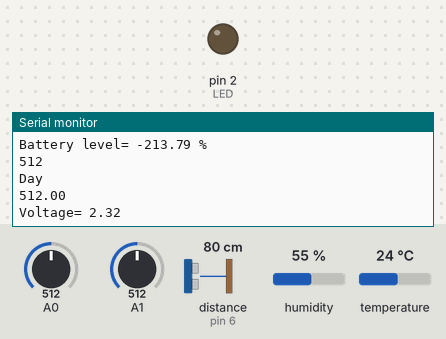
A sketch run on a simulated Arduino Uno, built with avr-gcc and run on an emulated ATmega328P. On the bench: output pins drawn as LEDs (lit = HIGH), the last lines printed to the serial monitor. Inputs (shaded band) come from the test bench; at power-on: A1 = 512, A0 = 512, distance to the obstacle (sensor on pin 6) 80 cm, humidity 55 %, temperature 24 °C. The echo pulse lasts 58.3 µs per cm.

Above: at 1.2 s.
1.3 s: A1 set to 655
At 2.2 s:
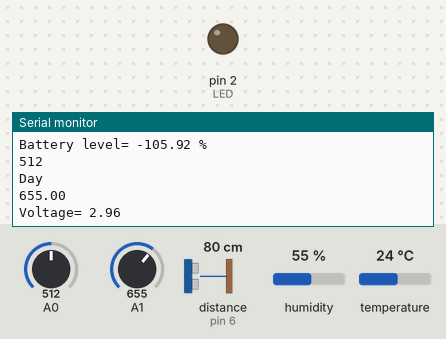
2.8 s: A1 set to 681
At 3.6 s:
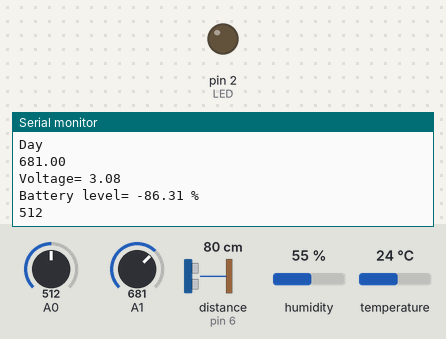
5.8 s: A0 set to 157
At 6.4 s:
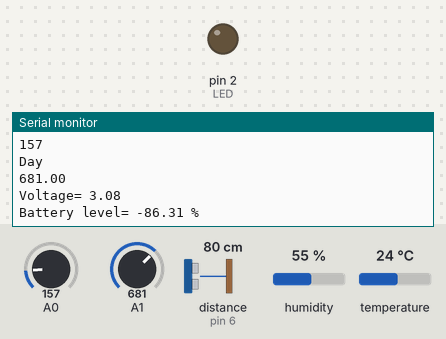
8.8 s: A0 set to 144
At 9.4 s:
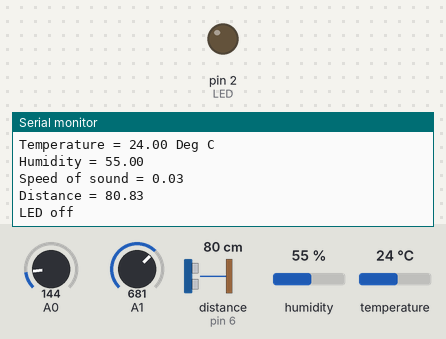
Timing chart, 0 to 11.3 s (numbered marks = the images above; inputs shaded):
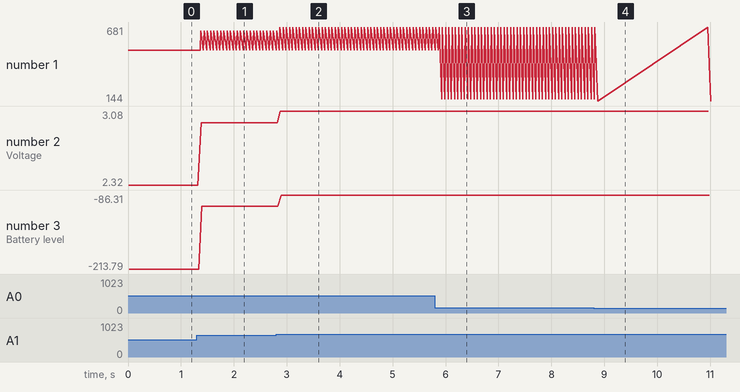

Measured:
- the behaviour switches between 662 and 663 on A1 (found by bisection; images 1 and 2)
- the behaviour switches between 151 and 150 on A0 (found by bisection; images 3 and 4)
- after the input at 1.3 s, the serial monitor: prints a new line after 0.07 s (image 1)
- after the input at 2.8 s, the serial monitor: prints a new line after 0.07 s (image 2)
- after the input at 5.8 s, the serial monitor: prints a new line after 0.13 s (image 3)
- after the input at 8.8 s, the serial monitor: prints a new line after 0.07 s (image 4)
- plotted number 1: 512 → 681 after the input at 2.8 s, 681 → 144 after the input at 8.8 s
- plotted number 2: 2.32 → 2.96 after the input at 1.3 s, 2.96 → 3.08 after the input at 2.8 s

The sketch:

Street_Light_Controller.ino
```cpp
#include <NewPing.h>
#include "DHT.h"


float temp;
const byte dhtPin = 3;
#define DHTTYPE DHT11
#define TRIGGER_PIN  7
#define ECHO_PIN     6
#define LED 2
#define MAX_DISTANCE 200
float duration, distance, c;
int iterations = 5;
int light;
float humidity;
float counts, mv, perc;
DHT dht(dhtPin, DHTTYPE);

NewPing sonar(TRIGGER_PIN, ECHO_PIN, MAX_DISTANCE);

void setup()
{
  pinMode(LED,OUTPUT);
  dht.begin();
  //serial transmission begining on 9600 baud rate
  Serial.begin(9600);


}

void loop()
{
  //Reading the voltage of battery
  counts = analogRead(A1);
  Serial.print("\n");
  Serial.println(counts);
  //Calculating the accurate voltage
  mv = counts * 4.63 / 1023;
  //Mapping the voltage to accurate battery percentage
  perc = mapb(mv, 3.6, 4.2, 0, 100);
  Serial.print("Voltage= ");
  Serial.println(mv);
  Serial.print("Battery level= ");
  Serial.print(perc);
  Serial.println(" %");

  //reading the analog value from pin A0
  light = analogRead(A0);
  //printing the analog values on the serial monitor
  Serial.println(light);
  //Checking day and night
  if (light > 150)
  {
    Serial.println("Day");
  }
  else
  {
    Serial.println("Night");
    Serial.print("Distance is:");
    Serial.println(sonar.ping_cm());

    //duration = pulseIn(11, HIGH);
    duration = sonar.ping();
    Serial.print("Duration = ");
    Serial.println(duration);

    //get the temp in celcius (default)
    temp = dht.readTemperature();
    humidity = dht.readHumidity();

    //calculate the speed of sound based on value from temp sensor
    c = 331.4 + temp * 0.606 + humidity * 0.0124;
    c = c * 100 * 0.000001;
    //calculate the distance from duration and speed of sound
    distance = c * (duration/2) ;

    Serial.print("Temperature = ");
    Serial.print(temp);
    Serial.println(" Deg C  ");

    Serial.print("Humidity = ");
    Serial.println(humidity);

    Serial.print("Speed of sound = ");
    Serial.println(c);

    Serial.print("Distance = ");
    Serial.println(distance);

    //Turn on the light if distance is less than 4 cm and greater than 0 cm, if greater than that keep it off.
      if (distance > 0 && distance < 4)
      {
        digitalWrite(LED,HIGH);
        Serial.println("LED on");
      }

      else
      {
        digitalWrite(LED,LOW);
        Serial.println("LED off");
      }

    delay(2000);
  }
}
float mapb(float x, float in_min, float in_max, float out_min, float out_max)
{
  return (x - in_min) * (out_max - out_min) / (in_max - in_min) + out_min;
}
```
